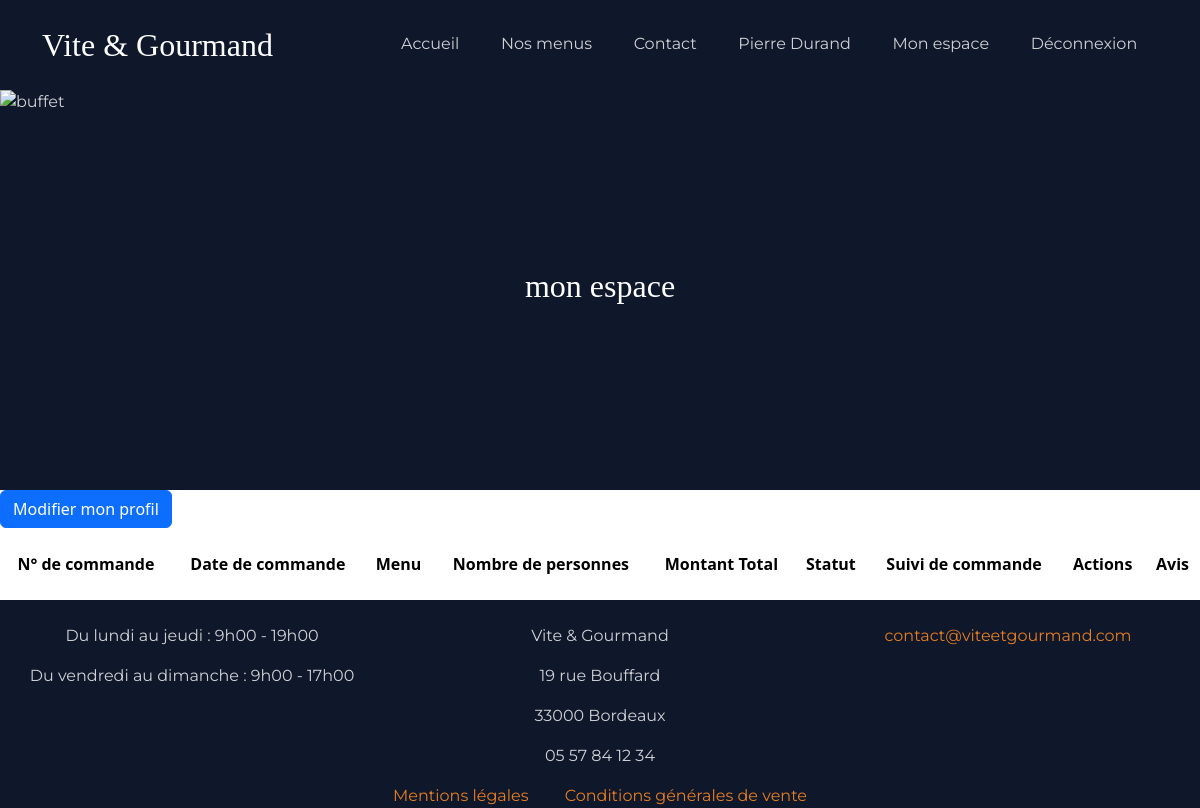
/mon-espace/commandes (signed in), run on an earlier commit of the app's database.
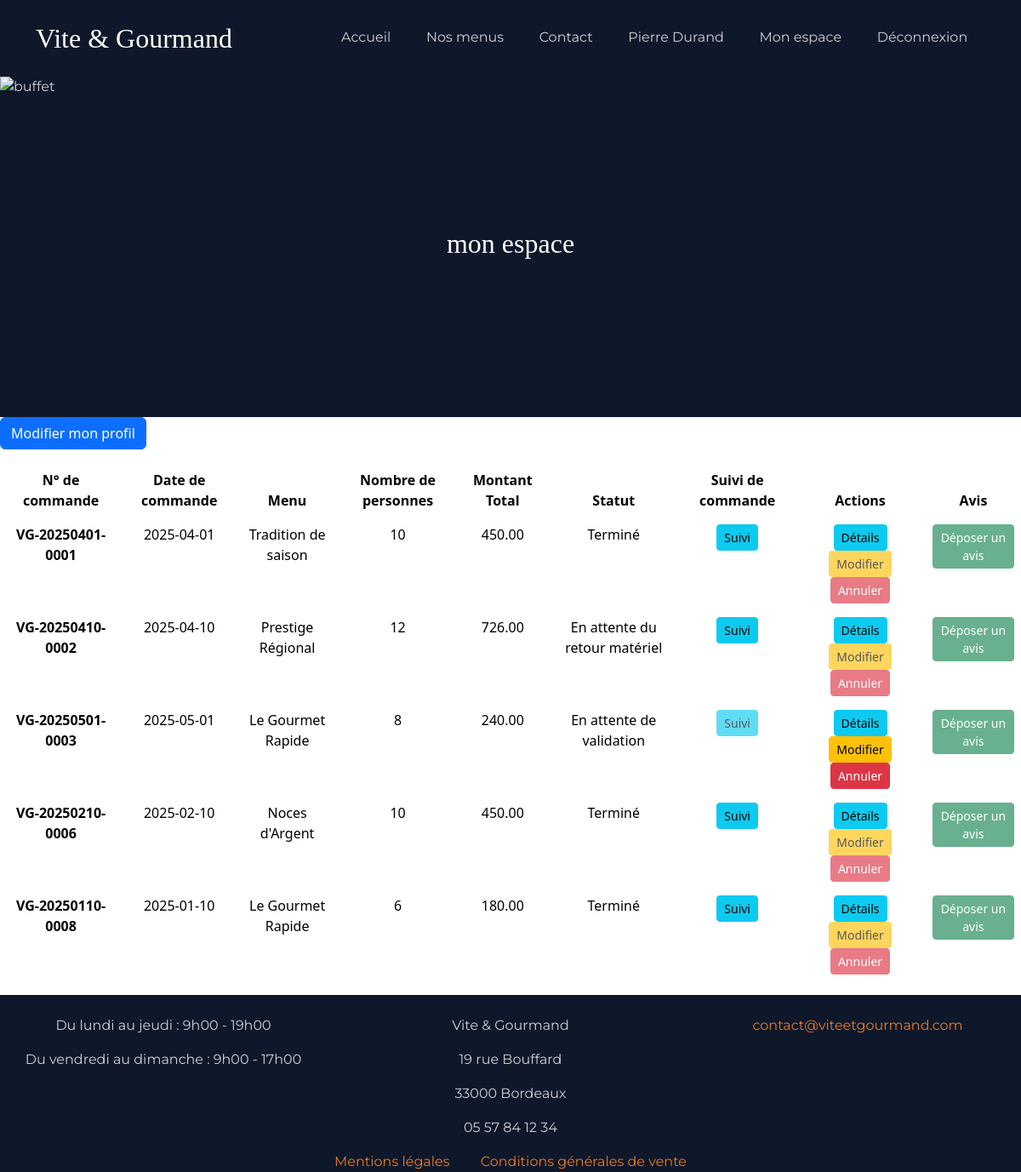
And on a later commit of the database.
### tables this page shows
CREATE TABLE commande(
   Id_commande INT AUTO_INCREMENT,
   date_commande DATE NOT NULL,
   nbre_pers INT NOT NULL,
   nbre_pers_vegetarien INT,
   montant_total DECIMAL(15,2) NOT NULL,
   prix_livraison DECIMAL(15,2),
   type_livraison VARCHAR(50) NOT NULL,
   adresse_livraison VARCHAR(255),
   code_postal_livraison INT,
   ville_livraison VARCHAR(255) ,
   heure_livraison TIME NOT NULL,
   date_livraison DATE NOT NULL,
   pret_materiel BOOLEAN DEFAULT 0,
   restitution_materiel BOOLEAN DEFAULT 0,
   Id_menu INT NOT NULL,
   Id_Utilisateur INT NOT NULL,
   PRIMARY KEY(Id_commande),
   FOREIGN KEY(Id_menu) REFERENCES menu(Id_menu),
   FOREIGN KEY(Id_Utilisateur) REFERENCES utilisateur(Id_Utilisateur)
);

CREATE TABLE menu(
   Id_menu INT AUTO_INCREMENT,
   titre VARCHAR(255)  NOT NULL,
   description_menu TEXT NOT NULL,
   prix_par_pers DECIMAL(15,2) NOT NULL,
   nombre_pers_min INT NOT NULL,
   quantite_restante INT,
   conditions TEXT NOT NULL,
   regime VARCHAR(50) NOT NULL,
   photo VARCHAR(255) NOT NULL,
   Id_theme INT NOT NULL,
   PRIMARY KEY(Id_menu),
   FOREIGN KEY(Id_theme) REFERENCES theme(Id_theme)
);

### src/controllers/OrderController.php (called while the page is built, shortened)
<?php
class OrderController
{
    public function showUserOrders()
    {
        $idUser = $_SESSION['id_user'];
        $commandes = OrderModel::getOrdersByUser($idUser);
        require_once(__DIR__ . '/../views/user/commandes.php');
    }
}

### src/core/Router.php (called while the page is built, shortened)
<?php
class Router
{
    private $routes = [];
    public function add($url, $action)
    {
        $this->routes[$url] = $action;
    }
    public function dispatch()
    {
        $path = parse_url($_SERVER['REQUEST_URI'], PHP_URL_PATH);
        $path = rtrim($path, "/");
        try {
            $action = $this->routes[$path];
            $nomMethode = $action[1];
            $controller = new $nomController();
            $controller->$nomMethode();
        } catch (\Throwable $th) {
            http_response_code(500);
            die("Erreur serveur : " . $th->getMessage());
        }
    }
}

### public/index.php (called while the page is built, shortened)
<?php
$router = new Router();
$router->add('/', [HomeController::class, 'index']);
$router->add('/menus', [MenuController::class, 'index']);
$router->add('/menus/detail', [MenuController::class, 'showDetails']);
$router->add('/menus/filter', [MenuController::class, 'filter']);
$router->add('/connexion', [AuthController::class, 'handleLogin']);
$router->add('/logout', [AuthController::class, 'logout']);
$router->add('/inscription', [AuthController::class, 'handleSignUp']);
$router->add('/mot-de-passe-oublie', [AuthController::class, 'handleResetPassword']);
$router->add('/contact', []);
$router->add('/avis', []);
$router->add('/commande', [OrderController::class, 'handleOrder']);
$router->add('/mon-espace', []);
$router->add('/mon-espace/commandes', [OrderController::class, 'showUserOrders']);
$router->add('/mon-espace/commandes/modifier', [OrderController::class, 'updateOrder']);
$router->add('/mon-espace/commandes/annuler', [OrderController::class, 'deleteOrder']);
$router->add('/mon-espace/avis', [OrderController::class, 'LeaveReview']);
$router->add('/mon-espace/profil', [UserController::class, 'updateProfil']);
$router->add('/employe', [EmployeController::class, 'showOrders']);
$router->add('/employe/statut', [EmployeController::class, 'handleUpdateStatus']);
$router->add('/employe/menus', [EmployeController::class, 'handleMenus']);
$router->add('/employe/avis', [EmployeController::class, 'handleReviews']);
$router->add('/admin', []);
$router->dispatch();

### src/models/OrderModel.php (called while the page is built, shortened)
<?php
class OrderModel
{
    public static function getOrdersByUser($idUser)
    {
        $pdo = DatabaseConnection::getInstance();
        $stmt = $pdo->prepare("SELECT commande.*, menu.titre AS menu_titre,
            (SELECT statut_commande.libelle
                FROM commande_statut_commande
                JOIN statut_commande ON commande_statut_commande.Id_statut_commande = statut_commande.Id_statut_commande
                WHERE commande_statut_commande.Id_commande = commande.Id_commande
                ORDER BY date_changement DESC
                LIMIT 1) AS statut_actuel,
                (SELECT COUNT(*)
        FROM avis
        WHERE avis.Id_commande = commande.Id_commande) AS avis_depose
        FROM commande
        JOIN menu ON commande.Id_menu = menu.Id_menu
        WHERE commande.Id_Utilisateur = ?");
        $stmt->execute([$idUser]);
        $commande = $stmt->fetchAll();
        return $commande;
    }
}

### src/views/user/commandes.php (the view, shortened to what this page needs)
<?php require_once('../src/views/layouts/header.php'); ?>
<div class="big-title-accueil container-fluid">
    <img src="/assets/images/Buffet_Big_title.png" alt="buffet">
    <h2 class="text-center">mon espace</h2>
</div>
<div class="mon_espace">
    <button class="btn btn-primary mb-3" data-bs-toggle="modal" data-bs-target="#modal-profil">Modifier mon profil</button>
</div>
<div>
    <table class="table table-hover table-borderless table-responsive-md">
        <thead>
            <tr class="text-center">
                <th scope="col">N° de commande</th>
                <th scope="col">Date de commande</th>
                <th scope="col">Menu</th>
                <th scope="col">Nombre de personnes</th>
                <th scope="col">Montant Total</th>
                <th scope="col">Statut</th>
                <th scope="col">Suivi de commande</th>
                <th scope="col">Actions</th>
                <th scope="col">Avis</th>
            </tr>
        </thead>
        <tbody>
            <?php foreach ($commandes as $commande): ?>
                <tr class="text-center">
                    <th scope="row"><?= 'VG-' . date('Ymd', strtotime($commande['date_commande'])) . '-' . sprintf('%04d', $commande['Id_commande']) ?></th>
                    <td> <?= $commande['date_commande'] ?></td>
                    <td> <?= htmlspecialchars($commande['menu_titre']) ?></td>
                    <td> <?= $commande['nbre_pers'] ?></td>
                    <td> <?= $commande['montant_total'] ?></td>
                    <td> <?= htmlspecialchars($commande['statut_actuel']) ?></td>
                    <?php $peutSuivre = !in_array($commande['statut_actuel'], ['En attente de validation', 'Annulé']); ?>
                    <td>
                        <button class="btn btn-sm btn-info" <?= !$peutSuivre ? 'disabled' : '' ?> data-bs-toggle="modal" data-bs-target="#modal-suivi-<?= $commande['Id_commande'] ?>">Suivi</button>
                    </td>
                    <td>
                        <button class="btn btn-sm btn-info" data-bs-toggle="modal" data-bs-target="#modal-<?= $commande['Id_commande'] ?>">Détails</button>
                        <?php $peutModifier = $commande['statut_actuel'] === 'En attente de validation'; ?>
                        <button class="btn btn-sm btn-warning" data-bs-toggle="modal" data-bs-target="#modal-modifier-<?= $commande['Id_commande'] ?>" <?= !$peutModifier ? 'disabled' : '' ?>>Modifier</button>
                        <button class="btn btn-sm btn-danger" data-bs-toggle="modal" data-bs-target="#modal-annuler-<?= $commande['Id_commande'] ?>" <?= !$peutModifier ? 'disabled' : '' ?>>Annuler</button>
                    </td>
                    <?php $peutDonnerAvis = $commande['statut_actuel'] === 'Terminé' && $commande['avis_depose'] == 0; ?>
                    <td>
                        <button class="btn btn-sm btn-success" <?= !$peutDonnerAvis ? 'disabled' : '' ?> data-bs-toggle="modal" data-bs-target="#modal-avis-<?= $commande['Id_commande'] ?>">Déposer un avis</button>
                    </td>
                </tr>
            <?php endforeach; ?>
        </tbody>
    </table>
</div>
<?php require_once('../src/views/layouts/footer.php'); ?>

### src/views/layouts/header.php (shortened to what this page needs)
<!DOCTYPE html>
<html lang="fr">
<head>
    <link href="https://cdn.jsdelivr.net/npm/bootstrap@5.3.8/dist/css/bootstrap.min.css" rel="stylesheet">
    <link rel="stylesheet" href="/assets/css/style.css">
</head>
<body>
    <header>
        <nav class="navbar navbar-expand-lg navbar-dark">
            <div class="container">
                <a class="navbar-brand" href="/">Vite & Gourmand</a>
                <div class="collapse navbar-collapse" id="navbarNav">
                    <ul class="navbar-nav ms-auto">
                        <li class="nav-item"><a class="nav-link" href="/">Accueil</a></li>
                        <li class="nav-item"><a class="nav-link" href="/menus">Nos menus</a></li>
                        <?php if (!isset($_SESSION['role']) || $_SESSION['role'] === 'Utilisateur'): ?>
                            <li class="nav-item"><a class="nav-link" href="/contact">Contact</a></li>
                        <?php endif; ?>
                        <?php if (isset($_SESSION['id_user'])): ?>
                            <li class="nav-item">
                                <span class="nav-link"><?= htmlspecialchars($_SESSION['prenom']) . ' ' . htmlspecialchars($_SESSION['nom']) ?></span>
                            </li>
                            <?php if ($_SESSION['role'] === 'Administrateur'): ?>
                                <li class="nav-item"><a class="nav-link" href="/admin">Espace admin</a></li>
                                <li class="nav-item"><a class="nav-link" href="/employe">Espace employé</a></li>
                            <?php elseif ($_SESSION['role'] === 'Employé'): ?>
                                <li class="nav-item"><a class="nav-link" href="/employe">Espace employé</a></li>
                            <?php else: ?>
                                <li class="nav-item"><a class="nav-link" href="/mon-espace/commandes">Mon espace</a></li>
                            <?php endif; ?>
                            <li class="nav-item"><a class="nav-link" href="/logout">Déconnexion</a></li>
                        <?php else: ?>
                            <li class="nav-item"><a class="nav-link" href="/connexion">Connexion</a></li>
                            <li class="nav-item"><a class="nav-link" href="/inscription">S'inscrire</a></li>
                        <?php endif; ?>
                    </ul>
                </div>
            </div>
        </nav>
    </header>

### src/views/layouts/footer.php
        <footer>
            <div class="container-fluid text-center pt-4">
                <div class="row">
                    <div class="col">
                        <p>Du lundi au jeudi : 9h00 - 19h00</p>
                        <p>Du vendredi au dimanche : 9h00 - 17h00</p>
                    </div>
                    <div class="col">
                        <p>Vite & Gourmand</p>
                        <p>19 rue Bouffard</p>
                        <p>33000 Bordeaux</p>
                        <p>05 57 84 12 34</p>
                    </div>
                    <div class="lien col">
                        <a href="mailto:contact@viteetgourmand.com">contact@viteetgourmand.com</a>
                    </div>
                </div>
                <div class="lien text-center">
                    <a href="#">Mentions légales</a>
                    <a href="#">Conditions générales de vente</a>
                </div>
            </div>
        </footer>
    </body>
</html>

### public/assets/css/style.css (style rules this page uses)
* { padding: 0; margin: 0; }
:root { --couleur-primary: #0056b3; --couleur-secondary: #e67e22; --couleur-dark: #0f172a; --couleur-bg-dark: #1e293b; --font-titre: "Playfair Display", serif; --font-texte: "Montserrat", sans-serif; }
.navbar { background-color: var(--couleur-dark); font-family: var(--font-texte); padding: 1rem 0; }
.navbar-brand { font-family: var(--font-titre); font-size: 2rem; color: white !important; }
.nav-link { color: rgba(255, 255, 255, 0.8) !important; margin: 0 0.8rem; text-decoration: none; border-bottom: 2px solid transparent; transition: border-bottom 0.4s ease; }
.container-fluid { padding: 0; background-color: var(--couleur-dark); font-family: var(--font-texte); color: rgba(255, 255, 255, 0.8) !important; }
.lien a { margin: 0 1rem; }
.box-connexion label, .box-connexion a, .box-connexion p, .lien a { color: var(--couleur-secondary); }
.box-connexion a, .lien a { text-decoration: none; }
.big-title-accueil { position: relative; width: 100%; height: 400px; overflow: hidden; display: flex; flex-direction: column; justify-content: center; align-items: center; gap: 1rem; }
.big-title-accueil img { position: absolute; width: 100%; height: 100%; object-fit: cover; z-index: 0; }
.big-title-accueil h3, .big-title-accueil h2 { font-family: var(--font-titre); color: white; font-size: 2rem; }
.big-title-accueil h3, .big-title-accueil h2, .big-title-accueil button { position: relative; z-index: 1; left: auto; top: auto; transform: none; }

What changed in the data, as far as the page shows it:
added commande: date_commande "20250401", Id_commande "0001", date_commande "2025-04-01", Id_menu.titre "Tradition de saison", nbre_pers "10", montant_total "450.00", statut_actuel "Terminé"
added commande: date_commande "20250410", Id_commande "0002", date_commande "2025-04-10", Id_menu.titre "Prestige Régional", nbre_pers "12", montant_total "726.00", statut_actuel "En attente du retour matériel"
added commande: date_commande "20250501", Id_commande "0003", date_commande "2025-05-01", Id_menu.titre "Le Gourmet Rapide", nbre_pers "8", montant_total "240.00", statut_actuel "En attente de validation"
added commande: date_commande "20250210", Id_commande "0006", date_commande "2025-02-10", Id_menu.titre "Noces d'Argent", nbre_pers "10", montant_total "450.00", statut_actuel "Terminé"
added commande: date_commande "20250110", Id_commande "0008", date_commande "2025-01-10", Id_menu.titre "Le Gourmet Rapide", nbre_pers "6", montant_total "180.00", statut_actuel "Terminé"
